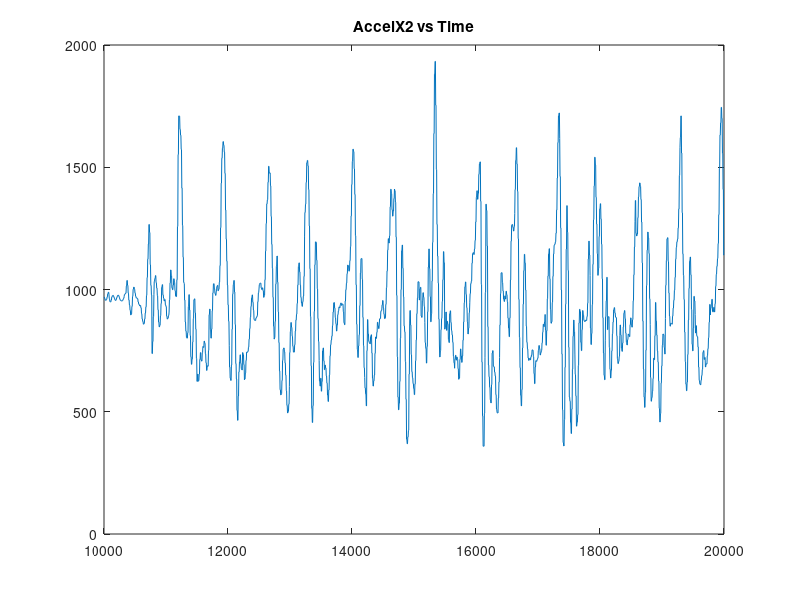
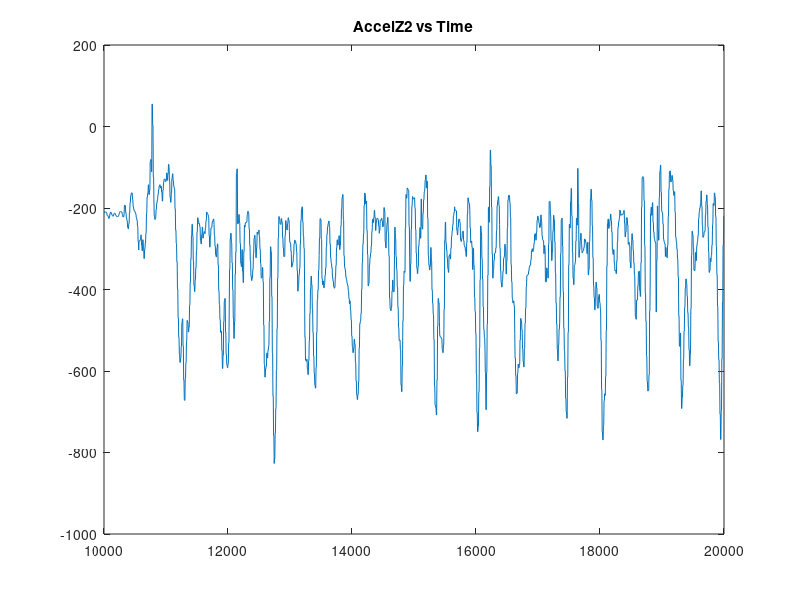
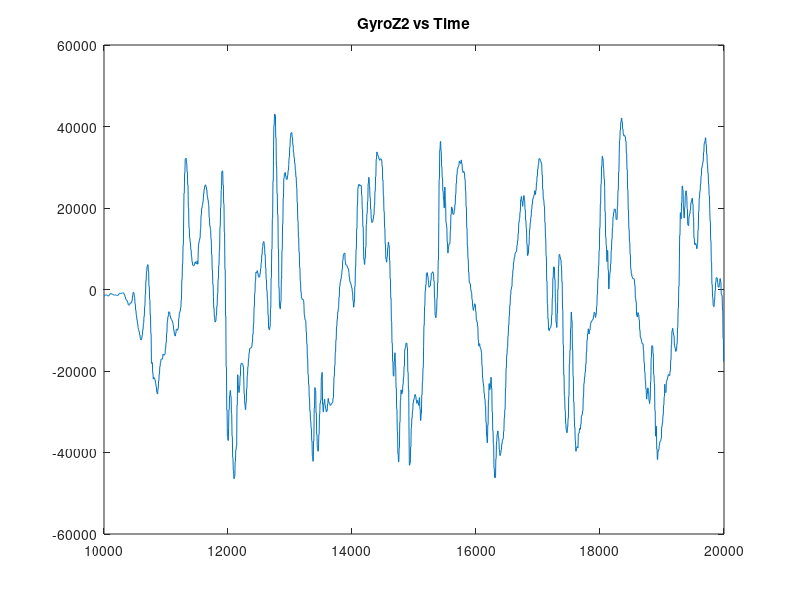

These figures' MATLAB source, in order:
%% Machine Learning Online Class - Exercise 1: Linear Regression

% Instructions
% ------------
%
% This file contains code that helps you get started on the
% linear exercise. You will need to complete the following functions
% in this exericse:
%
% warmUpExercise.m
% plotData.m
% gradientDescent.m
% computeCost.m
% gradientDescentMulti.m
% computeCostMulti.m
% featureNormalize.m
% normalEqn.m
%
% For this exercise, you will not need to change any code in this file,
% or any other files other than those mentioned above.
%
% x refers to the population size in 10,000s
% y refers to the profit in $10,000s
%


%% Initialization
clear ; close all; clc
% clear anything you might have

%% ==================== Part 1: Basic Function ====================
% Complete warmUpExercise.m






fprintf('Program paused. Starting MCS Press enter to continue.\n');
pause;

%makes sure nothing half-loads

fprintf('Plotting Test Data ...\n')
data = load('normalTrim.csv'); %import dataset
data2 = load('ascentTrim.csv'); %import dataset


time = data(:, 1);
AX = data(:, 2);
AY = data(:, 3);
AZ = data(:, 4);
GX = data(:, 5);
GY = data(:, 6);
GZ = data(:, 7);
time2 = data2(:, 1);
AX2 = data2(:, 2);
AY2 = data2(:, 3);
AZ2 = data2(:, 4);
GX2 = data2(:, 5);
GY2 = data2(:, 6);
GZ2 = data2(:, 7);
%from walkF.txt, dedicate each column to a variable


figure;
plot(time2, AX2); 
title('AccelX2 vs Time')

%{
figure 
plot(time, AX); 
hold on
plot(time2, AX2); 
hold on
title('AccelX ALL vs Time')
figure;
plot(time, AX); 
title('AccelX vs Time')
 

%}

%{


figure 
plot(time, AY); 
hold on
plot(time2, AY2); 
hold on
title(['AccelY' ...
    ' ALL vs Time'])

figure;
plot(time, AY);
title('AccelY vs Time')


figure;
plot(time2, AY2);
title('AccelY2 vs Time')
%}



figure;
plot(time2, AZ2);
title('AccelZ2 vs Time')
%{
 
hold on
plot(time2, AZ2); 
hold on
title(['AccelZ' ...
    ' ALL vs Time'])
%}
%{

figure;
plot(time, AZ);
title('AccelZ vs Time')


%}


% Plot Gyro Data
%{
figure 
plot(time, GX); 
hold on
plot(time2, GX2); 
hold on
title(['GyroX' ...
    ' ALL vs Time'])

figure;
plot(time, GX);
title('GryoX vs Time')


figure;
plot(time2, GX2);
title('GryoX2 vs Time')


figure 
plot(time, GY); 
hold on
plot(time2, GY2); 
hold on
title(['GyroY' ...
    ' ALL vs Time'])


figure;
plot(time, GY);
title('GyroY vs Time')



figure;
plot(time2, GY2);
title('GyroY2 vs Time')
 
%}


figure;
plot(time2, GZ2);
title('GyroZ2 vs Time')


%{
figure 
plot(time, GZ); 
hold on
plot(time2, GZ2); 
hold on
title(['GyroZ' ...
    ' ALL vs Time'])


figure;
plot(time, GZ);
title('GyroZ vs Time')




%}

%{
%Printing All
figure;

%plot(time, AX);
%hold on



%plot(time, AY);
%hold on



%plot(time, AZ);
%hold on


% Plot Gyro Data



plot(time, GX);
hold on


plot(time, GY);
hold on


plot(time, GZ);
hold on
title('All Normal vs Time')

%**************************SECOND HALF***********************

% Plot Gyro Data

%Printing All
figure;

%plot(time, AX);
%hold on



%plot(time, AY);
%hold on



%plot(time, AZ);
%hold on


% Plot Gyro Data



plot(time2, GX2);
hold on




plot(time2, GY2);
hold on


plot(time2, GZ2);
hold on
title('All Ascent vs Time')


%hold on allows you to graph multiple things






%}


